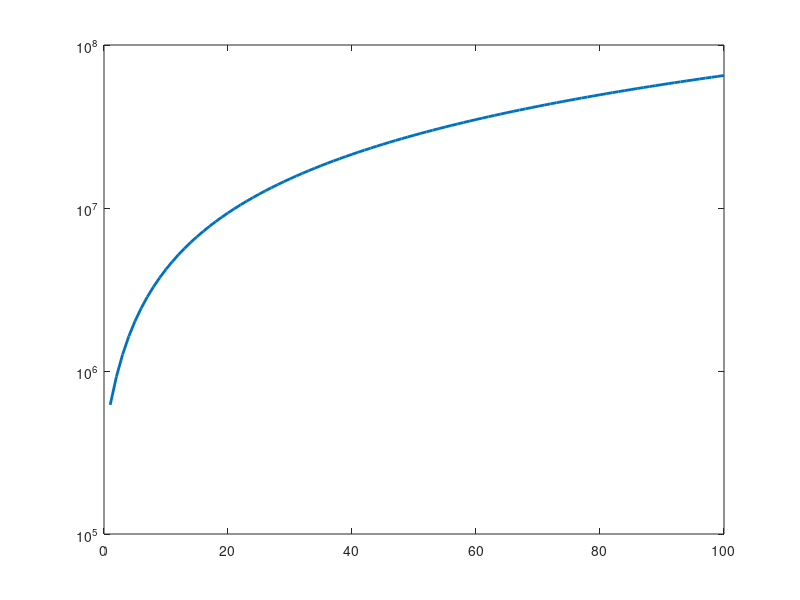

Write MATLAB code to recreate this figure. (Note: this script raises an error after producing the figure.)
% %This script plots m-year recurrence values of the GPD model
% %foe electron fluxes based on EVT
close all
restoredefaultpath
rehash toolboxcache


%u=threshold, m=occurrence interval in years, N=sample size, n_u=sample >u
%d=observations per year
u=5e5;
m=1:1:100;
lm=ones(1,length(m));
N=118263;
n_u=26;
d=8447.357143; %Based on actual samnple divided by total measurement period

x_p=d*m*n_u/N;

%EVT parameter estimates for shape and scale, respectively
xi=1.229;
sgm=129228;

%m year-recurence level of x>u
x_mu=u+sgm/xi*((x_p).^xi-1);


%Partial derivatives
dxi_x_mu=sgm/xi^2*(x_p).^xi.*(xi*log(x_p)-1)+sgm/xi^2;
dsig_x_mu=x_p.^xi/xi-1/xi;

%s.d. of sigma and xi
var_sigma=2863386428;
var_xi=0.191093885;
cov_xi_sgm=11078.81585;

%Error of x_u
var_x_mu=dxi_x_mu.^2*var_xi+dsig_x_mu.^2*var_sigma+2*dxi_x_mu.*dsig_x_mu.*cov_xi_sgm;
sd_x_mu=sqrt(var_x_mu);

%Plot x_mu with 2 sigma confidence intervals
fig1=figure();
linew=2;
set(fig1,'DefaultLineLineWidth',linew);
ax=subplot(1,1,1);


plot(m,x_mu,'DisplayName','m-year recurrence flux')
hold on
set(ax,'YScale', 'log')
ax.set
ylabel('flux (cm-2s-1sr-1keV-1)')
xlabel('m (years)')
plot(m,x_mu+1.96*sd_x_mu,'b--','DisplayName','95% conf.int.')
plot(m,x_mu-1.96*sd_x_mu,'b--','HandleVisibility','off');
plot(m,lm*10^5,'r--','DisplayName','flux=10^5')
%Plot fluxes at 25, 50, 100 and 150 year marks
f25=x_mu(25);
f50=x_mu(50);
f100=x_mu(100);
%f150=x_mu(150);
%plot(m,lm*f25,'k','DisplayName','flux at m=25')
plot(m,lm*f50,'k:','DisplayName','flux at m=50')
plot(m,lm*f100,'k-.','DisplayName','flux at m=100')
%plot(m,lm*f150,'k-.','DisplayName','flux at m=150')

legend('location','east')
set(ax,'FontSize',14)
title('m-year recurrence values of the 130 keV flux')
ylim([0,max(x_mu+1.96*sd_x_mu)]);

fname=strcat('Figures/','m_year_rec_130keV_u=',num2str(u),'_xi=',num2str(xi),'_sgm=',num2str(sgm),'.png');
saveas(fig1,fname);

%Change y axis to linear scale and x axis to log scale and save the figure
hold off
ylim([-10^8,max(x_mu+1.96*sd_x_mu)]);
set(ax,'YScale', 'linear')
set(ax,'XScale', 'log')
legend('location','northwest')
fname=strcat('Figures/','m_year_rec_130keV_u=',num2str(u),'_xi=',num2str(xi),'_sgm=',num2str(sgm),'_xlog.png');
saveas(fig1,fname);